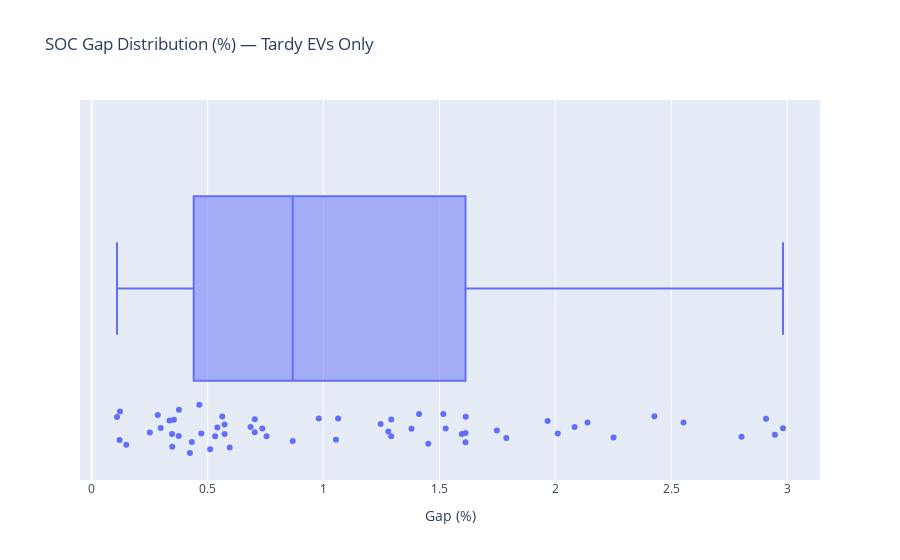

The cell this chart's notebook holds for it:
### Markdown cell above
### 2.3.2 SOC Gap Box Plot

### Code cell
fig_box = px.box(
    df_tardy_only,
    x="gap_pct",           # horizontal box
    orientation="h",
    title="SOC Gap Distribution (%) — Tardy EVs Only",
    points="all",
    labels={"gap_pct": "Gap (%)"},
)
fig_box.show()

### Figure 1 — Plotly figure (JSON) as saved in the notebook; plotly's stock layout.template omitted (floating-point values rounded to 4 significant figures)
{"data": [{"alignmentgroup": "True", "boxpoints": "all", "hovertemplate": "Gap (%)=%{x}<extra></extra>", "legendgroup": "", "marker": {"color": "#636efa"}, "name": "", "notched": false, "offsetgroup": "", "orientation": "h", "showlegend": false, "type": "box", "x": [2.982, 0.5627, 0.9792, 0.3542, 2.083, 0.3354, 1.789, 0.1087, 1.063, 0.8669, 1.292, 1.748, 2.428, 0.3758, 0.4231, 1.452, 1.967, 0.6852, 2.553, 1.613, 2.011, 2.948, 1.053, 0.5729, 0.754, 0.2846, 0.5729, 0.5107, 0.7031, 1.596, 0.3472, 0.7031, 0.4639, 1.292, 2.909, 0.1215, 0.5417, 0.7357, 1.613, 1.246, 0.2505, 0.5321, 0.4725, 0.4315, 2.251, 1.517, 0.1486, 2.139, 1.279, 1.527, 0.1199, 1.379, 0.375, 0.2972, 1.612, 0.5949, 0.3464, 1.412, 2.803], "x0": " ", "xaxis": "x", "y0": " ", "yaxis": "y"}], "layout": {"boxmode": "group", "legend": {"tracegroupgap": 0}, "title": {"text": "SOC Gap Distribution (%) — Tardy EVs Only"}, "xaxis": {"anchor": "y", "domain": [0, 1], "title": {"text": "Gap (%)"}}, "yaxis": {"anchor": "x", "domain": [0, 1]}}}
